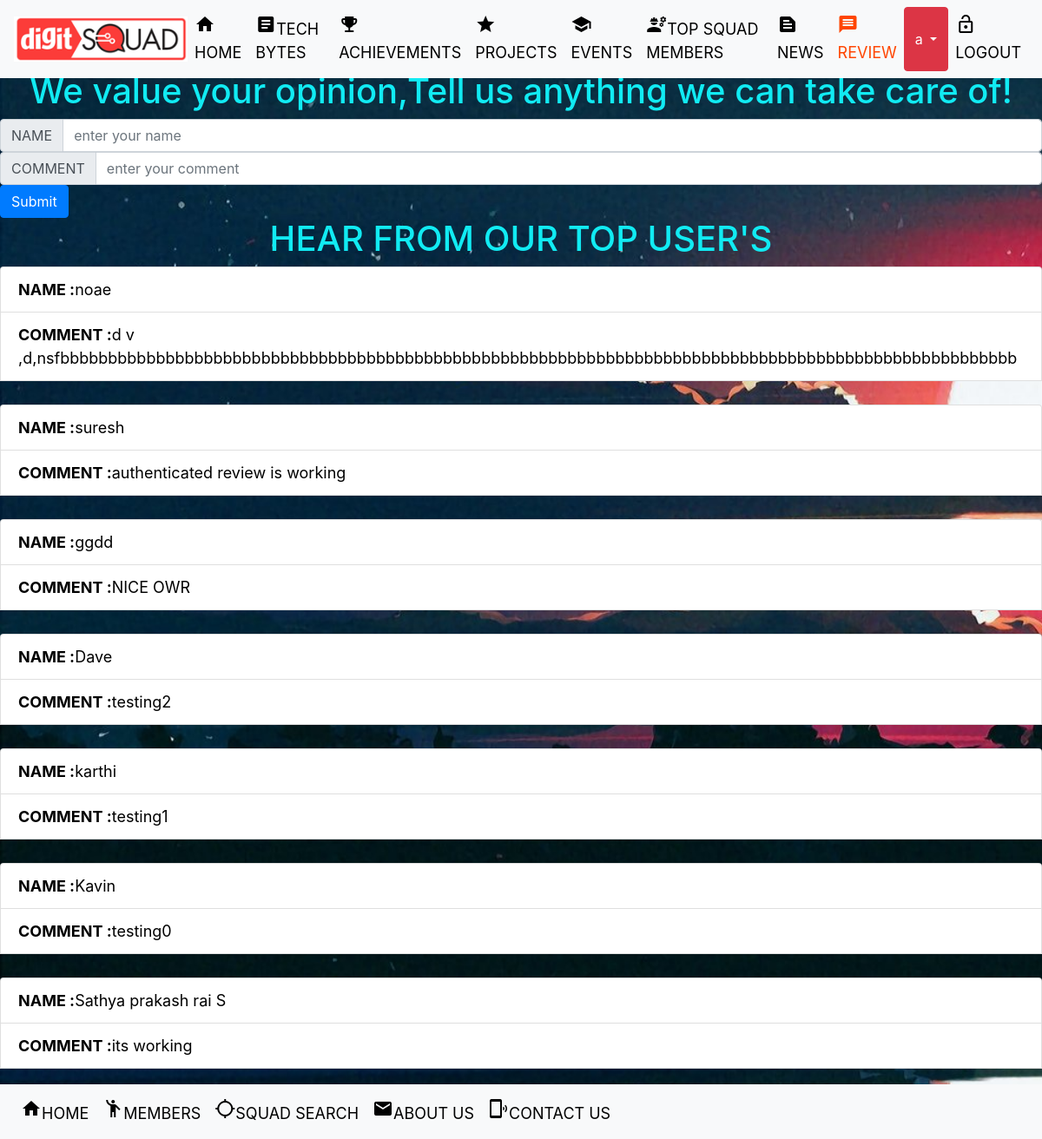
The page /comment/ (signed in) on the database its author committed.
### main/models.py (models this page shows)
class review(models.Model):
	name=models.CharField(max_length=100)
	comment=models.CharField(max_length=5000)

### main/views.py (the view)
# urls.py: path('comment/',include("main.urls")),
def comment(request):
    obj = review.objects.all()
    return render(request,"review.html",{'obj':obj})

### templates/review.html (shortened to what this page needs)
<!doctype html>
{% load static %}
<html lang="en">
  <head>
    <link rel="stylesheet" href="https://stackpath.bootstrapcdn.com/bootstrap/4.5.2/css/bootstrap.min.css">
  </head>
  <body>
  <link rel='stylesheet'  href="{% static 'CSS\master.css' %}">
 <nav class="navbar fixed-top navbar-dark bg-light">
  <nav class="navbar fixed-top navbar-expand-lg navbar-warning bg-light">
<div style="width: 200px;">
      <img style="width:200px ;" src="{% static 'images/logo.png' %}" class="img" alt="not found">
  </div>
  <div class="collapse navbar-collapse" id="navbarText">
    <ul class="navbar-nav mr-auto">
      <li class="nav-item active">
        <a class="nav-link" style="color: #000000" href="/basic"><div class="hello"><span class="material-icons">home</span>HOME</div></a>
      </li>
      <li class="nav-item ">
        <a class="nav-link" style="color: #000000" href="/newspost"><div class="hello"><span class="material-icons">article</span>TECH BYTES</div></a>
      </li>
      <li class="nav-item ">
        <a class="nav-link" style="color: #000000" href="/achievements"><div class="hello"><span class="material-icons">emoji_events</span>ACHIEVEMENTS</div></a>
      </li>
      <li class="nav-item ">
        <a class="nav-link" style="color: #000000" href="/project"><div class="hello"><span class="material-icons">star</span>PROJECTS</div></a>
      </li>
      <li class="nav-item ">
        <a class="nav-link" style="color: #000000" href="/events"><div class="hello"><span class="material-icons">school</span>EVENTS</div></a>
      </li>
      <li class="nav-item">
        <a class="nav-link" style="color: #000000" href="/tmembers"><div class="hello"><span class="material-icons">engineering</span>TOP SQUAD MEMBERS</div></a>
      </li>
      <li class="nav-item">
        <a class="nav-link" style="color: #000000" href="/news"><div class="hello"><span class="material-icons">text_snippet</span>NEWS</div></a>
      </li>
      <li class="nav-item">
        <a class="nav-link" style="color: #ff4500" href="/comment"><div class="hello"><span class="material-icons">message</span>REVIEW</div></a>
      </li>
      {% if user.is_authenticated %}
      <div style="border-radius:50%" class="btn-group">
     <button type="button" class="btn btn-danger dropdown-toggle" data-toggle="dropdown" aria-haspopup="true" aria-expanded="false">
      {{request.user.username}}
     </button>
        <li class="nav-item">
        <a class="nav-link" style="color: #000000" href="/logout"><div class="hello"><span class="material-icons">lock_open</span>LOGOUT</div></a>
      </li>
      {% else %}
     &emsp;&emsp;&emsp;&emsp;&emsp;&emsp;&emsp;&emsp;
      </li>
       <li class="nav-item">
        <a class="nav-link" style="color: #000000" href="/login"><div class="hello"><span class="material-icons">login</span>SIGNUP</div></a>
      </li>
      {% endif %}
</div>
    </ul>
  </div>
</nav>
</nav>
 <br>
  <br><br>
  {% if request.user.is_authenticated %}
  <h1 style="text-align:center;"><a style="color: #11EBF3" class="font">We value your opinion,Tell us anything we can take care of!</a></h1>
<form action="add_comment/">{% csrf_token %}
<div class="input-group">
  <div class="input-group-prepend">
    <span class="input-group-text" id="inputGroup-sizing-default">NAME</span>
  </div>
  <input type="text" name ="head" placeholder="enter your name" class="form-control" aria-label="Sizing example input" aria-describedby="inputGroup-sizing-default">
</div>
<div class="input-group">
  <div class="input-group-prepend">
    <span class="input-group-text" id="inputGroup-sizing-default">COMMENT</span>
  </div>
  <input type="text" name ="review" placeholder="enter your comment" class="form-control" aria-label="Sizing example input" aria-describedby="inputGroup-sizing-default">
</div>
<button type="submit" class="btn btn-primary">Submit</button>
{% endif %}
</form>
 <h1 style="text-align:center;"><a style="color: #11EBF3;" class="font">HEAR FROM OUR TOP USER'S</a></h1>
{% for i in obj reversed%}
<ul class="list-group">
  <li class="list-group-item"><b>NAME  :</b>{{i.name}}</li>
  <li  style="overflow-wrap: break-word;"class="list-group-item"><b>COMMENT  :</b>{{i.comment}}</li>
  <br>
 </ul>
{% endfor %}
 </body>
<br><br>
<nav class="navbar fixed-bottom navbar-expand-sm bg-light">
<nav class="navbar fixed-bottom navbar-expand-lg navbar-warning bg-light">
  <div class="collapse navbar-collapse" id="navbarText">
    <ul class="navbar-nav mr-auto">
      <li class="nav-item active">
        <a class="nav-link" style="color: #000000" href="/basic"><div class="hello"><span class="material-icons">home</span>HOME</div></a>
      </li>
      <li class="nav-item ">
        <a class="nav-link" style="color: #000000" href="/members"><div class="hello"><span class="material-icons">emoji_people</span>MEMBERS</div></a>
      </li>
      <li class="nav-item ">
        <a class="nav-link" style="color: #000000" href="/pybot"><div class="hello"><span class="material-icons">location_searching</span>SQUAD SEARCH</div></a>
      </li>
      <li class="nav-item ">
        <a class="nav-link" style="color: #000000" href="/aboutus"><div class="hello"><span class="material-icons">mail</span>ABOUT US</div></a>
      </li>
      <li class="nav-item ">
        <a class="nav-link" style="color: #000000" href="/contactus"><div class="hello"><span class="material-icons">phonelink_ring</span>CONTACT US</div></a>
      </li>
    </ul>
  </div>
</nav>
</nav>
    </body>
  </body>
  </body>
</html>

### static/CSS/master.css (style rules this page uses)
body { color: black; font-size: large; }

### rows shown on the page
review: name "noae", comment "d v ,d,nsfbbbbbbbbbbbbbbbbbbbbbbbbbbbbbbbbbbbbbbbbbbbbbbbbbbbbbbbbbbbbbbbbbbbbbbbbbbbbbbbbbbbbbbbbbbbbbbbbbbbb"
review: name "suresh", comment "authenticated review is working"
review: name "ggdd", comment "NICE OWR"
review: name "Dave", comment "testing2"
review: name "karthi", comment "testing1"
review: name "Kavin", comment "testing0"
review: name "Sathya prakash rai S", comment "its working"

### other values the page prints
{{ request.user.username }} "a"
